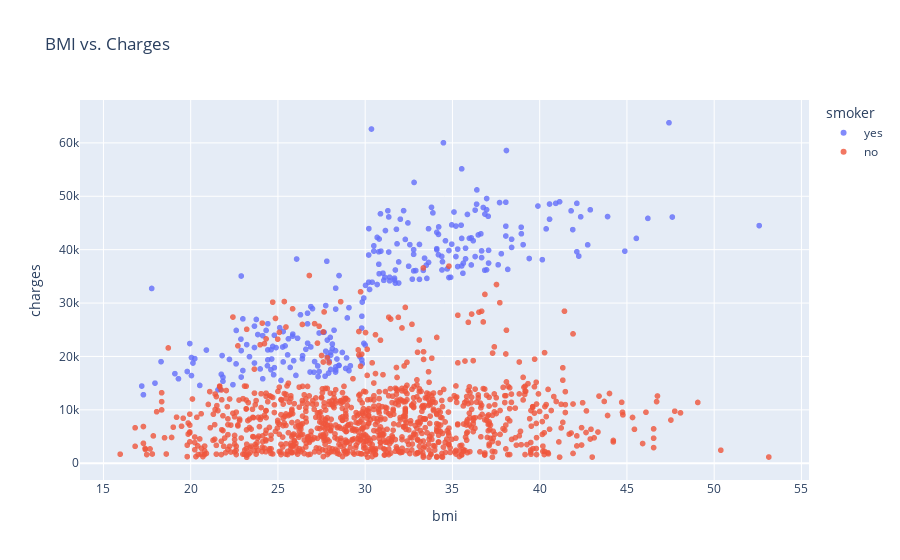

Notebook code for this chart:
### Markdown cell above
# BMI and charges

### Code cell
fig = px.scatter(medical_df, 
                 x='bmi', 
                 y='charges', 
                 color='smoker', 
                 opacity=0.8, 
                 hover_data=['sex'], 
                 title='BMI vs. Charges')
fig.show()

### Figure 1 — Plotly figure (JSON) as saved in the notebook; plotly's stock layout.template omitted (floating-point values rounded to 4 significant figures; data arrays with more than 128 entries replaced by an {"elided": "..."} marker saying what was removed)
{"data": [{"customdata": {"elided": "274x1 str values"}, "hovertemplate": "smoker=yes<br>bmi=%{x}<br>charges=%{y}<br>sex=%{customdata[0]}<extra></extra>", "legendgroup": "yes", "marker": {"color": "#636efa", "opacity": 0.8, "symbol": "circle"}, "mode": "markers", "name": "yes", "showlegend": true, "type": "scattergl", "x": {"elided": "274 float values"}, "xaxis": "x", "y": {"elided": "274 float values"}, "yaxis": "y"}, {"customdata": {"elided": "1064x1 str values"}, "hovertemplate": "smoker=no<br>bmi=%{x}<br>charges=%{y}<br>sex=%{customdata[0]}<extra></extra>", "legendgroup": "no", "marker": {"color": "#EF553B", "opacity": 0.8, "symbol": "circle"}, "mode": "markers", "name": "no", "showlegend": true, "type": "scattergl", "x": {"elided": "1064 float values"}, "xaxis": "x", "y": {"elided": "1064 float values"}, "yaxis": "y"}], "layout": {"legend": {"title": {"text": "smoker"}, "tracegroupgap": 0}, "title": {"text": "BMI vs. Charges"}, "xaxis": {"anchor": "y", "domain": [0, 1], "title": {"text": "bmi"}}, "yaxis": {"anchor": "x", "domain": [0, 1], "title": {"text": "charges"}}}}
